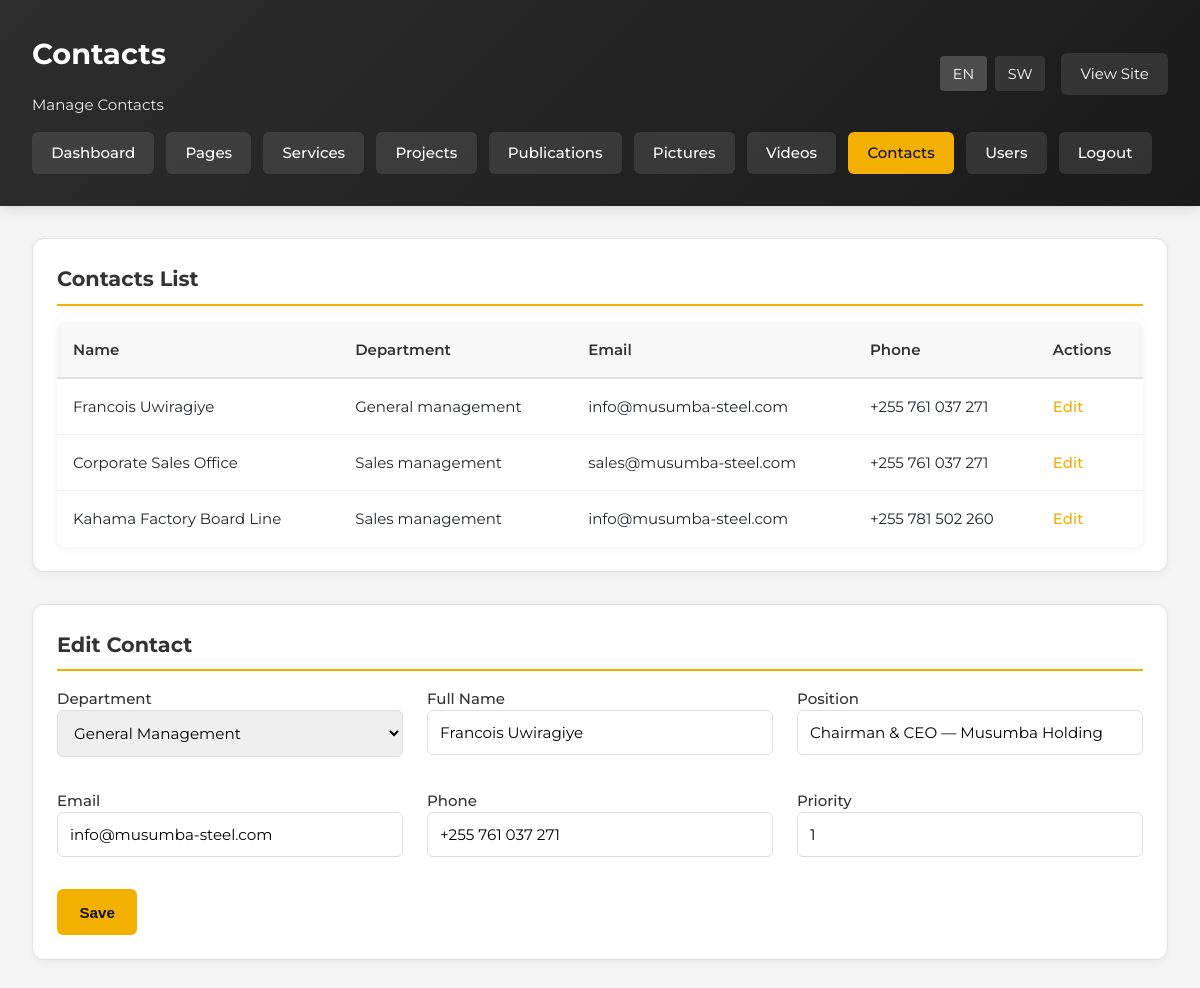
/admin/contacts.php?lang=en&id=1 (signed in), run on the app's committed database.
### tables this page shows
CREATE TABLE IF NOT EXISTS contacts (
    id INT AUTO_INCREMENT PRIMARY KEY,
    department ENUM('general-management','sales-management') NOT NULL,
    name VARCHAR(255) NOT NULL,
    position VARCHAR(255),
    email VARCHAR(255),
    phone VARCHAR(60),
    priority INT DEFAULT 1
);

### includes/helpers.php (called while the page is built, shortened)
<?php
require_once __DIR__ . '/../config/config.php';
function currentLang(): string
{
    return $_SESSION['lang'] ?? 'en';
}
function t(string $key): string
{
    static $dictionary;
    if ($dictionary === null) {
        $dictionary = include __DIR__ . '/translations.php';
    }
    $lang = currentLang();
    return $dictionary[$key][$lang] ?? $key;
}
function getContacts(string $department = null): array
{
    if ($department) {
        $result = query('SELECT * FROM contacts WHERE department = ? ORDER BY priority', [$department]);
    } else {
        $result = query('SELECT * FROM contacts ORDER BY department, priority');
    }
    return $result ? $result->fetch_all(MYSQLI_ASSOC) : [];
}

### config/config.php (called while the page is built, shortened)
<?php
function db(): mysqli
{
    static $connection;
    if ($connection instanceof mysqli) {
        return $connection;
    }
    $connection = new mysqli(DB_HOST, DB_USER, DB_PASS, DB_NAME);
    $connection->set_charset('utf8mb4');
    return $connection;
}
function query(string $sql, array $params = [])
{
    $connection = db();
    if (!$params) {
        return $connection->query($sql);
    }
    $stmt = $connection->prepare($sql);
    $types = '';
    $values = [];
    foreach ($params as $param) {
        $types .= is_int($param) ? 'i' : 's';
        $values[] = $param;
    }
    $stmt->bind_param($types, ...$values);
    $stmt->execute();
    return $stmt->get_result();
}

### admin/contacts.php (the view, shortened to what this page needs)
<?php
require_once __DIR__ . '/../includes/helpers.php';
$lang = currentLang();
$contacts = getContacts();
$editing = null;
if (isset($_GET['id'])) {
    $stmt = query('SELECT * FROM contacts WHERE id = ?', [(int) $_GET['id']]);
    $editing = $stmt ? $stmt->fetch_assoc() : null;
}
?>
<!DOCTYPE html>
<html lang="<?= $lang === 'sw' ? 'sw' : 'en'; ?>">
<head>
    <link rel="stylesheet" href="../assets/css/style.css">
</head>
<body>
    <div class="admin-header">
        <div class="user-info">
            <div>
                <h1><?= t('admin.contacts'); ?></h1>
                <p style="margin: 0; opacity: 0.9;"><?= t('admin.manage_contacts'); ?></p>
            </div>
            <div style="display: flex; gap: 1rem; align-items: center;">
                <div class="language-switch" style="display: flex; gap: 0.5rem;">
                    <a class="<?= $lang === 'en' ? 'active' : ''; ?>" href="?lang=en<?= isset($_GET['id']) ? '&id=' . urlencode($_GET['id']) : ''; ?>" style="color: white; text-decoration: none; padding: 0.4rem 0.8rem; background: <?= $lang === 'en' ? 'rgba(255,255,255,0.2)' : 'rgba(255,255,255,0.1)'; ?>; border-radius: 4px; font-size: 0.9rem;">EN</a>
                    <a class="<?= $lang === 'sw' ? 'active' : ''; ?>" href="?lang=sw<?= isset($_GET['id']) ? '&id=' . urlencode($_GET['id']) : ''; ?>" style="color: white; text-decoration: none; padding: 0.4rem 0.8rem; background: <?= $lang === 'sw' ? 'rgba(255,255,255,0.2)' : 'rgba(255,255,255,0.1)'; ?>; border-radius: 4px; font-size: 0.9rem;">SW</a>
                </div>
                <a href="../index.php?lang=<?= $lang; ?>" style="color: white; text-decoration: none; padding: 0.6rem 1.2rem; background: rgba(255,255,255,0.1); border-radius: 6px;"><?= t('admin.view_site'); ?></a>
            </div>
        </div>
        <nav class="admin-nav">
            <a href="dashboard.php?lang=<?= $lang; ?>"><?= t('admin.dashboard'); ?></a>
            <a href="pages.php?lang=<?= $lang; ?>"><?= t('admin.pages'); ?></a>
            <a href="services.php?lang=<?= $lang; ?>"><?= t('admin.services'); ?></a>
            <a href="projects.php?lang=<?= $lang; ?>"><?= t('admin.projects'); ?></a>
            <a href="publications.php?lang=<?= $lang; ?>"><?= t('admin.publications'); ?></a>
            <a href="pictures.php?lang=<?= $lang; ?>"><?= t('admin.pictures'); ?></a>
            <a href="videos.php?lang=<?= $lang; ?>"><?= t('admin.videos'); ?></a>
            <a href="contacts.php?lang=<?= $lang; ?>" style="background: var(--primary); color: #111;"><?= t('admin.contacts'); ?></a>
            <a href="users.php?lang=<?= $lang; ?>"><?= t('admin.users'); ?></a>
            <a href="logout.php"><?= t('admin.logout'); ?></a>
        </nav>
    </div>
    <div class="admin-layout">
        <section class="dashboard-section">
            <h2><?= t('admin.contacts_list'); ?></h2>
        <table>
            <thead>
                <tr>
                        <th><?= t('admin.name'); ?></th>
                        <th><?= t('admin.department'); ?></th>
                    <th><?= t('admin.email'); ?></th>
                        <th><?= t('admin.phone'); ?></th>
                        <th><?= t('admin.actions'); ?></th>
                </tr>
            </thead>
            <tbody>
                    <?php if (empty($contacts)): ?>
                        <tr>
                            <td colspan="5" style="text-align: center; color: #999; padding: 2rem;">
                                <?= t('admin.no_contacts'); ?>
                            </td>
                        </tr>
                    <?php else: ?>
                <?php foreach ($contacts as $person): ?>
                    <tr>
                        <td><?= htmlspecialchars($person['name']); ?></td>
                                <td><?= htmlspecialchars(ucfirst(str_replace('-', ' ', $person['department']))); ?></td>
                        <td><?= htmlspecialchars($person['email']); ?></td>
                        <td><?= htmlspecialchars($person['phone']); ?></td>
                                <td><a href="?lang=<?= $lang; ?>&id=<?= $person['id']; ?>"><?= t('admin.edit'); ?></a></td>
                    </tr>
                <?php endforeach; ?>
                    <?php endif; ?>
            </tbody>
        </table>
        </section>
        <section class="dashboard-section">
            <h2><?= $editing ? t('admin.edit_contact') : t('admin.new_contact'); ?></h2>
        <form method="post">
                <div class="form-grid">
            <label>
                        <?= t('admin.department'); ?>
                        <select name="department" required>
                    <option value="general-management" <?= (($editing['department'] ?? '') === 'general-management') ? 'selected' : ''; ?>>General Management</option>
                </select>
            </label>
            <label>
                        <?= t('admin.full_name'); ?>
                        <input type="text" name="name" value="<?= htmlspecialchars($editing['name'] ?? ''); ?>" required>
            </label>
            <label>
                        <?= t('admin.position'); ?>
                        <input type="text" name="position" value="<?= htmlspecialchars($editing['position'] ?? ''); ?>" required>
            </label>
            <label>
                <?= t('admin.email'); ?>
                <input type="email" name="email" value="<?= htmlspecialchars($editing['email'] ?? ''); ?>" required>
            </label>
            <label>
                        <?= t('admin.phone'); ?>
                        <input type="text" name="phone" value="<?= htmlspecialchars($editing['phone'] ?? ''); ?>" required>
            </label>
            <label>
                        <?= t('admin.priority'); ?>
                <input type="number" name="priority" min="1" value="<?= htmlspecialchars($editing['priority'] ?? 1); ?>">
            </label>
                </div>
                <button class="btn primary" type="submit"><?= t('admin.save'); ?></button>
        </form>
        </section>
    </div>
</body>
</html>

### assets/css/style.css (style rules this page uses)
:root { --brand-dark: #1a1a1a; --brand-steel: #2d2d2d; --brand-gold: #f4b000; --brand-gold-dark: #c98900; --brand-gold-bright: #ffc933; --brand-gray: #f2f2f2; --ink: #212529; --muted: #5c6770; --line: #dde2e8; --white: #ffffff; --max-width: 1200px; --steel: var(--brand-dark); --gold: var(--brand-gold); --gold-bright: var(--brand-gold-bright); --gold-dark: var(--brand-gold-dark); --primary: var(--brand-gold); --primary-dark: var(--brand-gold-dark); --paper: #fff; --alaf-navy: var(--brand-dark); --alaf-blue: var(--brand-gold); --alaf-blue-mid: var(--brand-gold-dark); --alaf-gray: var(--brand-gray); }
* { box-sizing: border-box; margin: 0; padding: 0; }
html, body { overflow-x: hidden; }
body { font-family: 'Titillium Web', Arial, Helvetica, sans-serif; color: var(--ink); background: #fff; line-height: 1.55; font-size: 15px; }
a { color: inherit; }
.btn { display: inline-flex; align-items: center; justify-content: center; text-decoration: none; font-weight: 700; padding: .75rem 1.2rem; border: 2px solid transparent; }
.btn.primary { background: var(--brand-gold); color: #111; }

### admin/contacts.php (style rules this page uses)
body { background: #f5f5f5; font-family: 'Montserrat', sans-serif; }
.admin-header { background: linear-gradient(135deg, #2d2d2d 0%, #1a1a1a 100%); color: white; padding: 2rem; margin-bottom: 2rem; box-shadow: 0 4px 12px rgba(0, 0, 0, 0.1); }
.admin-header h1 { margin: 0 0 1rem 0; font-size: 1.8rem; }
.admin-header .user-info { display: flex; justify-content: space-between; align-items: center; flex-wrap: wrap; gap: 1rem; }
.admin-nav { display: flex; flex-wrap: wrap; gap: 0.75rem; margin-top: 1rem; }
.admin-nav a { padding: 0.6rem 1.2rem; background: rgba(255, 255, 255, 0.1); color: white; text-decoration: none; border-radius: 6px; font-weight: 500; transition: background 0.2s ease; }
.admin-layout { max-width: 1400px; margin: 0 auto; padding: 0 2rem 2rem; }
.dashboard-section { background: white; border-radius: 12px; padding: 1.5rem; border: 1px solid #e0e0e0; box-shadow: 0 2px 8px rgba(0, 0, 0, 0.05); margin-bottom: 2rem; }
.dashboard-section h2 { margin: 0 0 1rem 0; color: #333; font-size: 1.3rem; border-bottom: 2px solid var(--primary); padding-bottom: 0.5rem; }
table { width: 100%; border-collapse: collapse; background: white; border-radius: 8px; overflow: hidden; box-shadow: 0 2px 8px rgba(0, 0, 0, 0.05); }
table thead { background: #f8f8f8; }
table th { padding: 1rem; text-align: left; font-weight: 600; color: #333; border-bottom: 2px solid #e0e0e0; }
table td { padding: 1rem; border-bottom: 1px solid #f0f0f0; }
table tbody tr:last-child td { border-bottom: none; }
table a { color: var(--primary); text-decoration: none; font-weight: 500; }
.form-grid { display: grid; grid-template-columns: repeat(auto-fit, minmax(300px, 1fr)); gap: 1.5rem; margin-bottom: 1.5rem; }
label { display: block; margin-bottom: 0.5rem; font-weight: 500; color: #333; }
input[type="text"], input[type="email"], input[type="number"], select { width: 100%; padding: 0.75rem; border: 1px solid #ddd; border-radius: 6px; font-size: 0.95rem; font-family: inherit; transition: border-color 0.2s ease; }
.btn { padding: 0.9rem 1.4rem; border-radius: 6px; text-decoration: none; font-weight: 600; border: none; cursor: pointer; font-size: 0.95rem; transition: background 0.2s ease; }
.btn.primary { background: var(--primary); color: #111; }

### data on the page
contacts: name "Francois Uwiragiye", department "General management", email "info@musumba-steel.com", phone "+255 761 037 271", department "General Management", position "Chairman & CEO — Musumba Holding", priority "1"
contacts: name "Corporate Sales Office", department "Sales management", email "sales@musumba-steel.com", phone "+255 761 037 271"
contacts: name "Kahama Factory Board Line", department "Sales management", email "info@musumba-steel.com", phone "+255 781 502 260"

### other printed values
t('admin.contacts') "Contacts"
t('admin.manage_contacts') "Manage Contacts"
t('admin.view_site') "View Site"
t('admin.dashboard') "Dashboard"
t('admin.pages') "Pages"
t('admin.services') "Services"
t('admin.projects') "Projects"
t('admin.publications') "Publications"
t('admin.pictures') "Pictures"
t('admin.videos') "Videos"
t('admin.users') "Users"
t('admin.logout') "Logout"
t('admin.contacts_list') "Contacts List"
t('admin.name') "Name"
t('admin.department') "Department"
